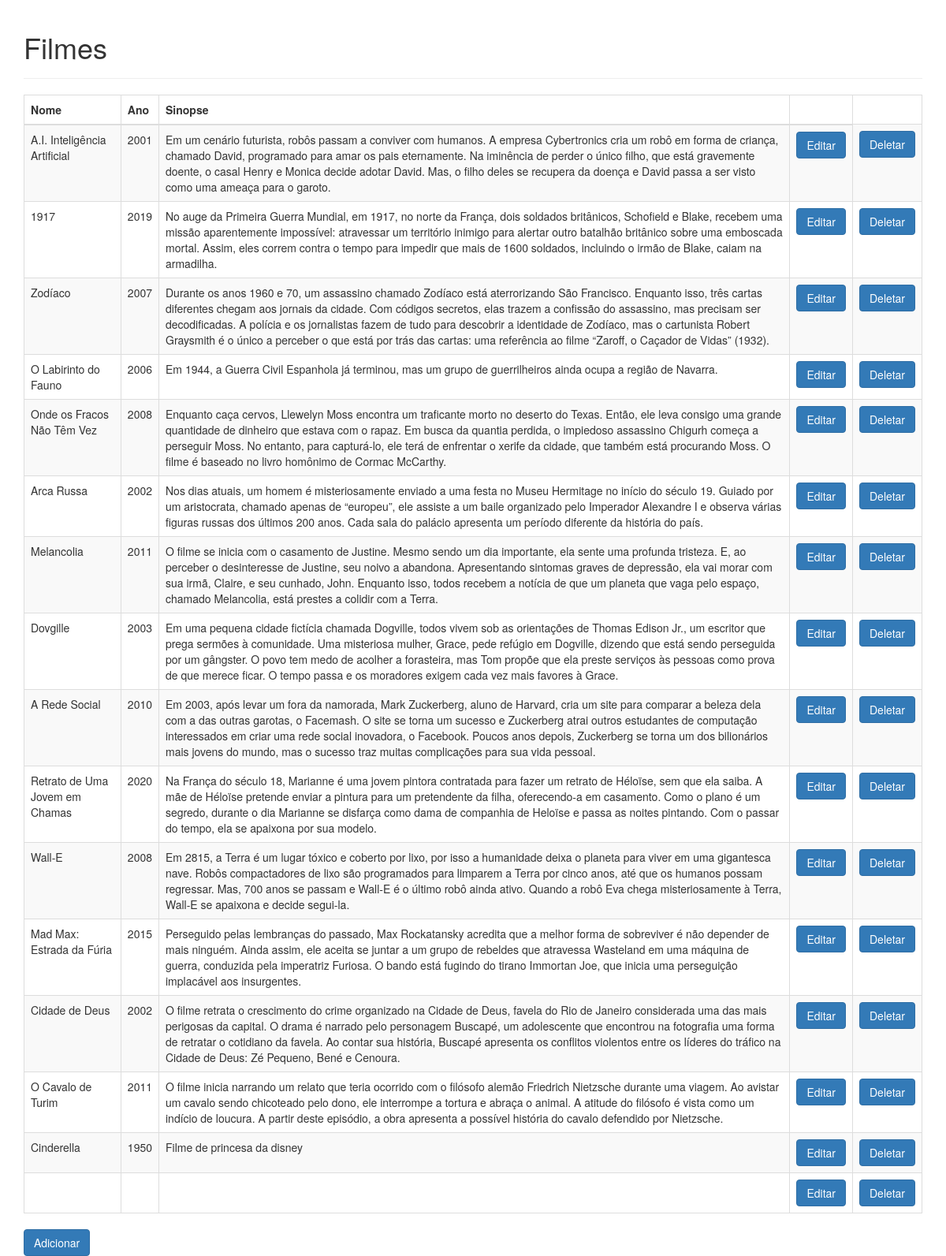
The page / on the database its author committed.
### dao.py (models this page shows)
class Movie(peewee.Model):
    title = peewee.CharField()
    year = peewee.CharField()
    sinopsis = peewee.CharField()
    class Meta:
        database = db # This model uses the "people.db" database.
        db_table = 'movies'

### api.py (the view)
@app.route('/')
def index():
    lista = dao.readAll()
    return render_template('movies.html', titulo='Filmes', movies=lista)

### dao.py (called while the page is built)
def readAll():
    rows = Movie.select()
    movies = []
    for row in rows:
        movies.append(MovieModel(row.title, row.year, row.sinopsis))
    return movies

### templates/movies.html
{% extends 'templates.html' %}
{% block content %}
<table class="table table-striped table-responsive table-bordered">
    <thead class="thead-default">
        <tr>
            <th>Nome</th>
            <th>Ano</th>
            <th>Sinopse</th>
            <th></th>
        </tr>
    </thead>
    <tbody>
        {% for movie in movies %}
        <tr>
            <td>{{ movie.title }}</td>
            <td>{{ movie.year }}</td>
            <td>{{ movie.sinopsis }}</td>
            <td><a href="{{ url_for('edit', title=movie.title) }}" type="button" class="btn btn-primary">Editar</a></td>
            <td><a href="{{ url_for('delete', title=movie.title) }}" type="button" class="btn btn-primary">Deletar</a></td>
        </tr>
        {% endfor %}
    </tbody>
</table>
<a href="/add_movie" type="button" class="btn btn-primary">Adicionar</a>
{% endblock %}

### templates/templates.html (shortened to what this page needs)
<!DOCTYPE html>
<html>
<head>
    <link rel='stylesheet' href="{{ url_for('static', filename='bootstrap.css') }}">
</head>
<body>
    <div class="container">
        <div class="page-header">
            <h1>{{ titulo }}</h1>
        </div>
        {% block content %}{% endblock %}
    </div>
</body>
</html>

### rows shown on the page
Movie: title "A.I. Inteligência Artificial", year "2001", sinopsis "Em um cenário futurista, robôs passam a conviver com humanos. A empresa Cybertronics cria um robô em forma de criança, chamado David, programado para amar os pais eternamente. Na iminência de perder o único filho, que está gravemente doente, o casal Henry e Monica decide adotar David. Mas, o filho deles se recupera da doença e David passa a ser visto como uma ameaça para o garoto."
Movie: title "1917", year "2019", sinopsis "No auge da Primeira Guerra Mundial, em 1917, no norte da França, dois soldados britânicos, Schofield e Blake, recebem uma missão aparentemente impossível: atravessar um território inimigo para alertar outro batalhão britânico sobre uma emboscada mortal. Assim, eles correm contra o tempo para impedir que mais de 1600 soldados, incluindo o irmão de Blake, caiam na armadilha."
Movie: title "Zodíaco", year "2007", sinopsis "Durante os anos 1960 e 70, um assassino chamado Zodíaco está aterrorizando São Francisco. Enquanto isso, três cartas diferentes chegam aos jornais da cidade. Com códigos secretos, elas trazem a confissão do assassino, mas precisam ser decodificadas. A polícia e os jornalistas fazem de tudo para descobrir a identidade de Zodíaco, mas o cartunista Robert Graysmith é o único a perceber o que está por trás das cartas: uma referência ao filme “Zaroff, o Caçador de Vidas” (1932)."
Movie: title "O Labirinto do Fauno", year "2006", sinopsis "Em 1944, a Guerra Civil Espanhola já terminou, mas um grupo de guerrilheiros ainda ocupa a região de Navarra."
Movie: title "Onde os Fracos Não Têm Vez", year "2008", sinopsis "Enquanto caça cervos, Llewelyn Moss encontra um traficante morto no deserto do Texas. Então, ele leva consigo uma grande quantidade de dinheiro que estava com o rapaz. Em busca da quantia perdida, o impiedoso assassino Chigurh começa a perseguir Moss. No entanto, para capturá-lo, ele terá de enfrentar o xerife da cidade, que também está procurando Moss. O filme é baseado no livro homônimo de Cormac McCarthy."
Movie: title "Arca Russa", year "2002", sinopsis "Nos dias atuais, um homem é misteriosamente enviado a uma festa no Museu Hermitage no início do século 19. Guiado por um aristocrata, chamado apenas de “europeu”, ele assiste a um baile organizado pelo Imperador Alexandre I e observa várias figuras russas dos últimos 200 anos. Cada sala do palácio apresenta um período diferente da história do país."
Movie: title "Melancolia", year "2011", sinopsis "O filme se inicia com o casamento de Justine. Mesmo sendo um dia importante, ela sente uma profunda tristeza. E, ao perceber o desinteresse de Justine, seu noivo a abandona. Apresentando sintomas graves de depressão, ela vai morar com sua irmã, Claire, e seu cunhado, John. Enquanto isso, todos recebem a notícia de que um planeta que vaga pelo espaço, chamado Melancolia, está prestes a colidir com a Terra."
Movie: title "Dovgille", year "2003", sinopsis "Em uma pequena cidade fictícia chamada Dogville, todos vivem sob as orientações de Thomas Edison Jr., um escritor que prega sermões à comunidade. Uma misteriosa mulher, Grace, pede refúgio em Dogville, dizendo que está sendo perseguida por um gângster. O povo tem medo de acolher a forasteira, mas Tom propõe que ela preste serviços às pessoas como prova de que merece ficar. O tempo passa e os moradores exigem cada vez mais favores à Grace."
Movie: title "A Rede Social", year "2010", sinopsis "Em 2003, após levar um fora da namorada, Mark Zuckerberg, aluno de Harvard, cria um site para comparar a beleza dela com a das outras garotas, o Facemash. O site se torna um sucesso e Zuckerberg atrai outros estudantes de computação interessados em criar uma rede social inovadora, o Facebook. Poucos anos depois, Zuckerberg se torna um dos bilionários mais jovens do mundo, mas o sucesso traz muitas complicações para sua vida pessoal."
Movie: title "Retrato de Uma Jovem em Chamas", year "2020", sinopsis "Na França do século 18, Marianne é uma jovem pintora contratada para fazer um retrato de Héloïse, sem que ela saiba. A mãe de Héloïse pretende enviar a pintura para um pretendente da filha, oferecendo-a em casamento. Como o plano é um segredo, durante o dia Marianne se disfarça como dama de companhia de Heloïse e passa as noites pintando. Com o passar do tempo, ela se apaixona por sua modelo."
Movie: title "Wall-E", year "2008", sinopsis "Em 2815, a Terra é um lugar tóxico e coberto por lixo, por isso a humanidade deixa o planeta para viver em uma gigantesca nave. Robôs compactadores de lixo são programados para limparem a Terra por cinco anos, até que os humanos possam regressar. Mas, 700 anos se passam e Wall-E é o último robô ainda ativo. Quando a robô Eva chega misteriosamente à Terra, Wall-E se apaixona e decide segui-la."
Movie: title "Mad Max: Estrada da Fúria", year "2015", sinopsis "Perseguido pelas lembranças do passado, Max Rockatansky acredita que a melhor forma de sobreviver é não depender de mais ninguém. Ainda assim, ele aceita se juntar a um grupo de rebeldes que atravessa Wasteland em uma máquina de guerra, conduzida pela imperatriz Furiosa. O bando está fugindo do tirano Immortan Joe, que inicia uma perseguição implacável aos insurgentes."
Movie: title "Cidade de Deus", year "2002", sinopsis "O filme retrata o crescimento do crime organizado na Cidade de Deus, favela do Rio de Janeiro considerada uma das mais perigosas da capital. O drama é narrado pelo personagem Buscapé, um adolescente que encontrou na fotografia uma forma de retratar o cotidiano da favela. Ao contar sua história, Buscapé apresenta os conflitos violentos entre os líderes do tráfico na Cidade de Deus: Zé Pequeno, Bené e Cenoura."
Movie: title "O Cavalo de Turim", year "2011", sinopsis "O filme inicia narrando um relato que teria ocorrido com o filósofo alemão Friedrich Nietzsche durante uma viagem. Ao avistar um cavalo sendo chicoteado pelo dono, ele interrompe a tortura e abraça o animal. A atitude do filósofo é vista como um indício de loucura. A partir deste episódio, a obra apresenta a possível história do cavalo defendido por Nietzsche."
Movie: title "Cinderella", year "1950", sinopsis "Filme de princesa da disney"

### other values the page prints
{{ titulo }} "Filmes"
